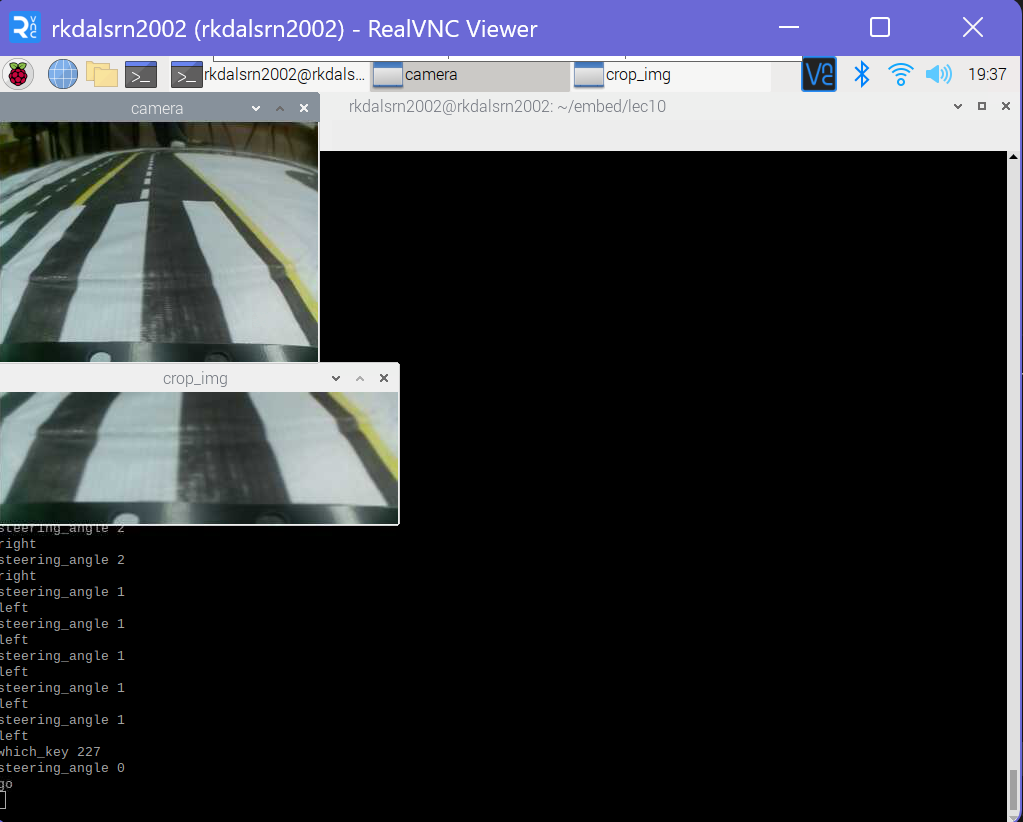
#> input picture week12/임베디드_12주차과제_자동차_제어이미지_강민구_2021161002.png, 1023 x 822 px, given in place of the camera
$ python week11_lec9_task.py
#> lines starting #> are read from the running program, lines starting #| are printed output that depends on the picture; after the words box and inside, x2 and y2 are one past the last pixel; in counts of white or black regions, pixels touching at a corner belong together
### test/SDcar.py
import threading
import time
import RPi.GPIO as GPIO

class Drive:
    def __init__(self):
        self.pins = {"SW1":5,"SW2":6,"SW3":13,"SW4":19,"PWMA":18,"AIN1":22,"AIN2":27,"PWMB":23,"BIN1":25,"BIN2":24}
        self.config_GPIO()
        self.L_Motor = GPIO.PWM(self.pins["PWMA"],500)
        self.L_Motor.start(0)
        self.R_Motor = GPIO.PWM(self.pins["PWMB"],500)
        self.R_Motor.start(0)

    def config_GPIO(self):
        GPIO.setwarnings(False)
        GPIO.setmode(GPIO.BCM)
        GPIO.setup(self.pins["SW1"],GPIO.IN,pull_up_down=GPIO.PUD_DOWN)
        GPIO.setup(self.pins["SW2"],GPIO.IN,pull_up_down=GPIO.PUD_DOWN)
        GPIO.setup(self.pins["SW3"],GPIO.IN,pull_up_down=GPIO.PUD_DOWN)
        GPIO.setup(self.pins["SW4"],GPIO.IN,pull_up_down=GPIO.PUD_DOWN)
        GPIO.setup(self.pins["PWMA"],GPIO.OUT)
        GPIO.setup(self.pins["AIN1"],GPIO.OUT)
        GPIO.setup(self.pins["AIN2"],GPIO.OUT)
        GPIO.setup(self.pins["PWMB"],GPIO.OUT)
        GPIO.setup(self.pins["BIN1"],GPIO.OUT)
        GPIO.setup(self.pins["BIN2"],GPIO.OUT)

    def clean_GPIO(self):
        GPIO.cleanup()

    # [31 lines left out: functions motor_go, motor_back, motor_left, motor_right, not called in this run]

    def motor_stop(self):
        GPIO.output(self.pins["AIN1"],0)
        GPIO.output(self.pins["AIN2"],1)
        self.L_Motor.ChangeDutyCycle(0)
        GPIO.output(self.pins["BIN1"],0)
        GPIO.output(self.pins["BIN2"],1)
        self.R_Motor.ChangeDutyCycle(0)

# [12 lines that do not run on import are left out]

### week11/week11_lec9_task.py
import cv2 as cv
import numpy as np
import threading, time
import SDcar
speed = 50
epsilon = 0.0001
def func_thread():
    i = 0
    while True:
        print("alive!!")
        time.sleep(1)
        i = i+1
        if is_running is False:
            break

def key_cmd(which_key):
    print('which_key', which_key)
    is_exit = False
    global enable_linetracing

    if which_key & 0xFF == 119:
        print('up')
        car.motor_go(100)
    elif which_key & 0xFF == 120:
        print('down')
        car.motor_back(100)
    elif which_key & 0xFF == 97:
        print('left')
        car.motor_left(100)
    elif which_key & 0xFF == 100:
        print('right')
        car.motor_right(100)
    elif which_key & 0xFF == 115:
        car.motor_stop()
        print('stop')
    elif which_key & 0xFF == ord('q'):
        car.motor_stop()
        print('exit')
        is_exit = True
    elif which_key & 0xFF == 101:
        enable_linetracing = True
        print('enable_linetracing: ', enable_linetracing)
    elif which_key & 0xFF == ord('w'):
        enable_linetracing = False
        car.motor_stop()
        print('enable_linetracing 2: ', enable_linetracing)

    return is_exit
# [12 lines left out: function detect_maskY_BRG, not called in this run]

def detect_maskY_HSV(frame):
    crop_hsv = cv.cvtColor(frame, cv.COLOR_BGR2HSV)
    crop_hsv = cv.GaussianBlur(crop_hsv,(5,5),cv.BORDER_DEFAULT)
    # need to tune params
    mask_Y = cv.inRange(crop_hsv,(25,80,150),(35,255,255))
    return mask_Y

def show_grid(img):
    h, _, _ = img.shape
    for x in v_x_grid:
        #print('show_grid', x)
        cv.line(img, (x, 0), (x, h), (0,255,0), 1, cv.LINE_4)

# [35 lines left out: function line_tracing, not called in this run]


def main():

    camera = cv.VideoCapture(0)
    camera.set(cv.CAP_PROP_FRAME_WIDTH,v_x)
    camera.set(cv.CAP_PROP_FRAME_HEIGHT,v_y)

    try:
        while( camera.isOpened() ):
            ret, frame = camera.read()
#> frame is the input picture: shape (822, 1023, 3); mean B, G, R 61.6, 55, 53
            frame = cv.flip(frame,-1)
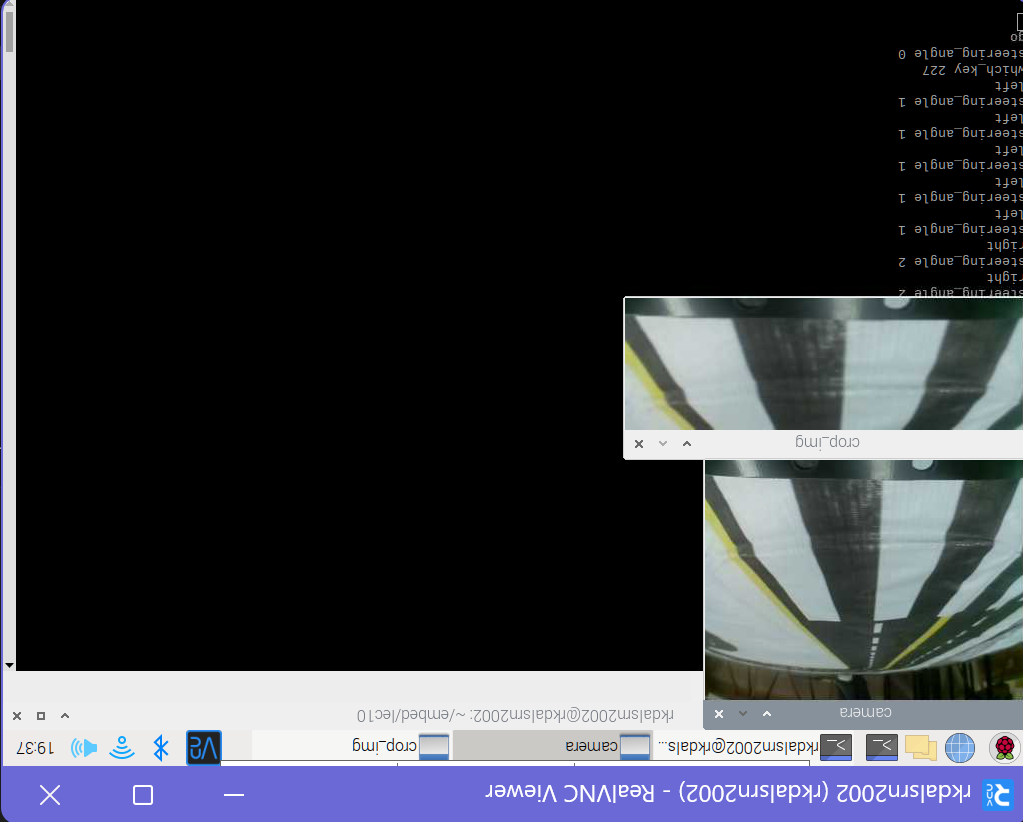
#> frame: shape (822, 1023, 3); mean B, G, R 61.6, 55, 53
            cv.imshow('camera',frame)

            # image processing start here
            crop_img = frame[180:,:]
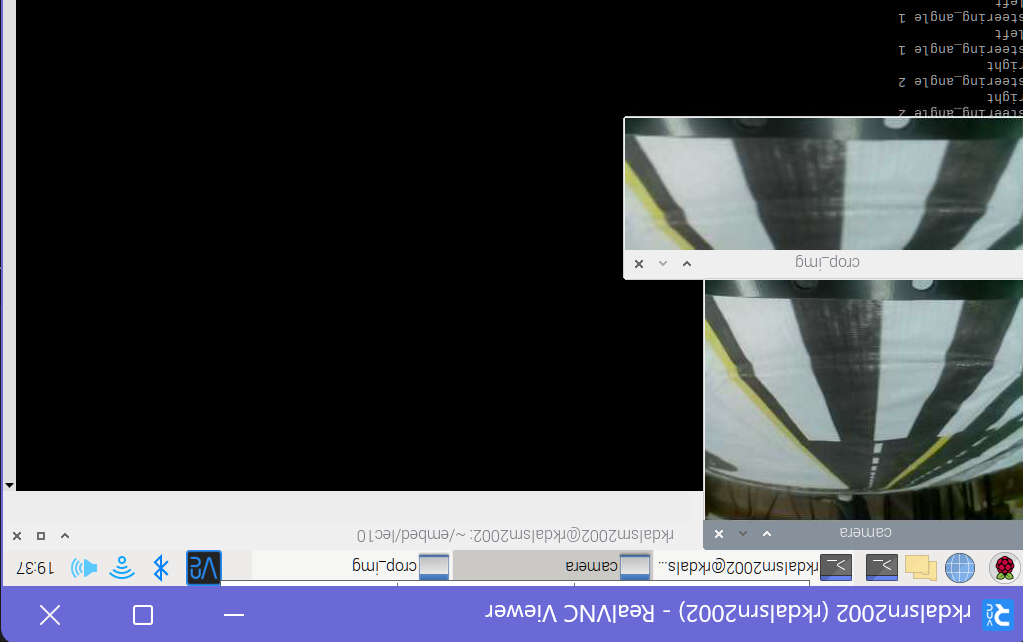
#> crop_img: shape (642, 1023, 3); mean B, G, R 77.6, 69.1, 66.6
            #maskY = detect_maskY_BRG(crop_img)
            maskY = detect_maskY_HSV(crop_img)
#> in detect_maskY_HSV, `crop_hsv = cv.cvtColor(frame, cv.COLOR_BGR2HSV)`: crop_hsv: shape (642, 1023, 3); mean H, S, V 31.2, 23.2, 79.2
#> in detect_maskY_HSV, `crop_hsv = cv.GaussianBlur(crop_hsv,(5,5),cv.BORDER_DEFAULT)`: crop_hsv: shape (642, 1023, 3); mean H, S, V 31.2, 23.3, 79.3
#> in detect_maskY_HSV, `mask_Y = cv.inRange(crop_hsv,(25,80,150),(35,255,255))`:
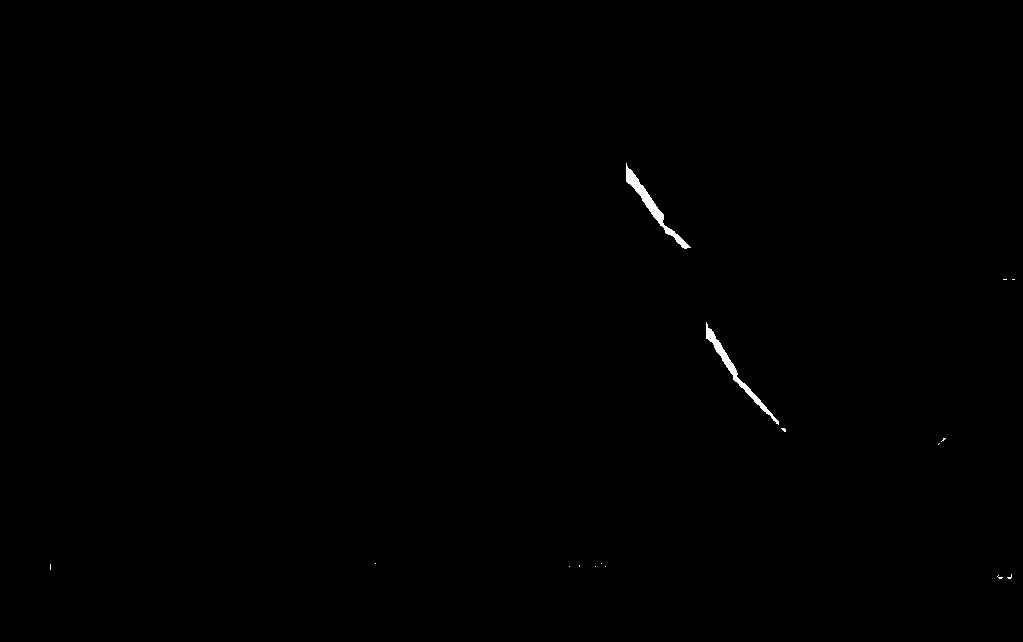
#> mask_Y: shape (642, 1023); 0.23% white; 16 white regions (14 under 20 px)

            contours, _ = cv.findContours(maskY, cv.RETR_TREE, cv.CHAIN_APPROX_SIMPLE)
#> contours = 16 contours, 14 with area under 20; largest, box (x1, y1, x2, y2) and area: (626, 163, 691, 249) 655, (706, 322, 779, 425) 577
            print('len(contours), ', len(contours))
#| len(contours),  16

            if len(contours) > 0:
                c = max(contours, key=cv.contourArea)
#> c = contour of 97 points, box (x1, y1, x2, y2) (626, 163, 691, 249), area 655
                m = cv.moments(c)
#> m = moments, m00 655, centre m10/m00, m01/m00 = (651.4, 205.1)


                cx = int(m['m10']/(m['m00']+epsilon))
#> cx = 651
                cy = int(m['m01']/(m['m00']+epsilon))
#> cy = 205
                cv.circle(crop_img, (cx,cy), 3, (0,0,255), -1)
#> crop_img: shape (642, 1023, 3); under 0.01% of pixels changed, all inside (x1, y1, x2, y2) = (648, 202, 655, 209)
                cv.drawContours(crop_img, contours, -1, (0,255,0), 3)
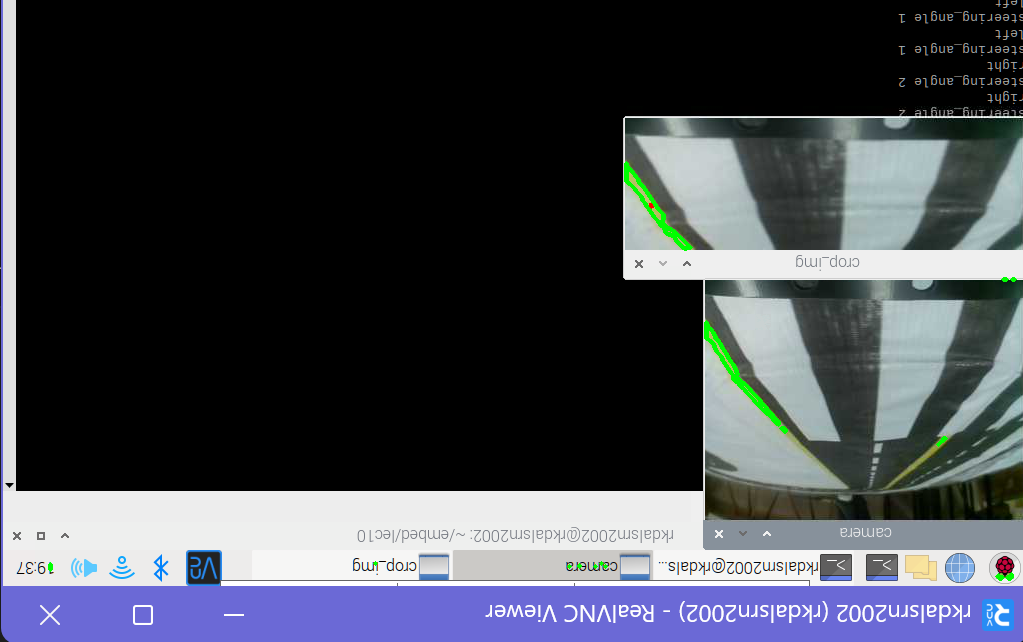
#> crop_img: shape (642, 1023, 3); mean B, G, R 77.2, 69.4, 66

                cv.putText(crop_img, str(cx), (10, 10), cv.FONT_HERSHEY_DUPLEX, 0.5, (0, 255, 0))
#> crop_img: shape (642, 1023, 3); 0.02% of pixels changed, all inside (x1, y1, x2, y2) = (12, 0, 37, 11)
                print('enable_linetracing', enable_linetracing)

                if enable_linetracing == True:
                    line_tracing(cx)

            show_grid(crop_img)
#> after the loop in show_grid, `for x in v_x_grid:`:
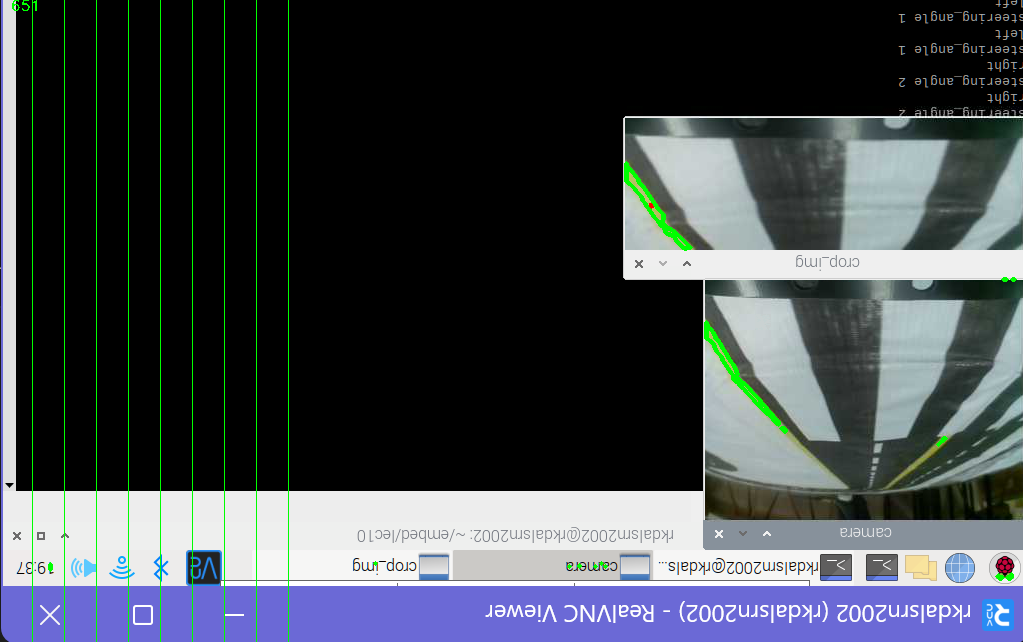
#> img: shape (642, 1023, 3); mean B, G, R 76.7, 71.3, 65.6

            #cv.imshow('maskY ', maskY)
            cv.imshow('crop_img ', cv.resize(crop_img, dsize=(0,0), fx=2, fy=2))

            # image processing end here

            is_exit = False
            which_key = cv.waitKey(20)
#> (key q is pressed here)
            if which_key > 0:
                is_exit = key_cmd(which_key)
#| which_key 113
#> is_exit = True
            if is_exit is True:
                cv.destroyAllWindows()
                break
    except Exception as e:
        print(e)
        global is_running
        is_running = False

if __name__ == '__main__':

    v_x = 320
    v_y = 240
    v_x_grid = [int(v_x*i/10) for i in range(1, 10)]

    moment = np.array([0, 0, 0])

    print(v_x_grid)

    t_task1 = threading.Thread(target = func_thread)
    t_task1.start()

    car = SDcar.Drive()

    is_running = True
    enable_linetracing = False
    main()

    is_running = False
    car.clean_GPIO()
    print('end vis')
